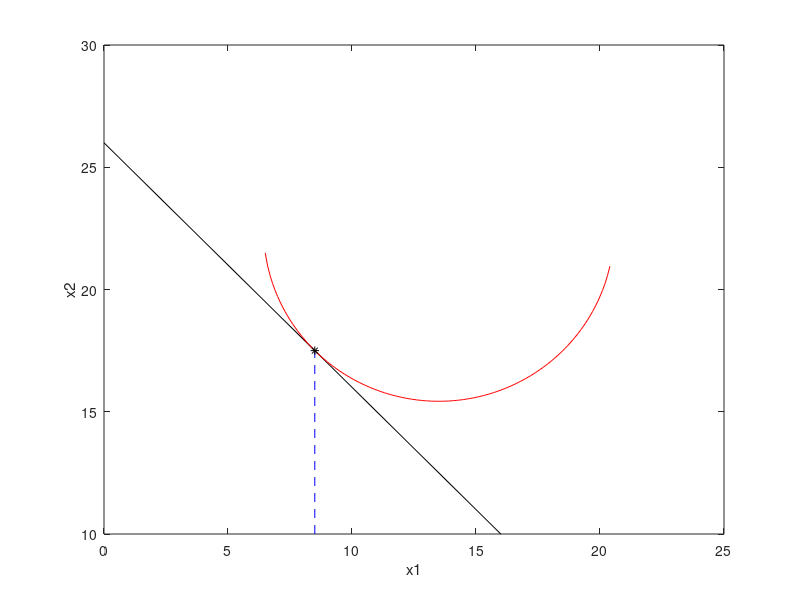

Recreate this plot in MATLAB.
% 例程 4.3  目标函数与一条约束条件
%  目标函数与约束条件
x3 = 26;
z = 378.5;
N = 140;
vx1 = zeros(1, N);
vx2 = zeros(1, N);
for nn =1: N
x1 = 6.4 + (0.1*nn);
vx1(nn) = x1;
aux = (27*x1) - (x1^2) - (z + 260);
x2 = (45 - sqrt(45^2 + (4*aux)))/2;
vx2(nn) = x2;
end;
figure(1)
%  绘制约束曲线
plot([0, 16], [26, 10], 'k');
hold on;
%  绘制z = 378.5时的目标函数曲线
plot(vx1, vx2, 'r');
%  标注最优解
plot([8.5, 8.5], [10, 17.5], 'b--');
plot(8.5, 17.5, 'k*');
xlabel('x1');  ylabel('x2');
